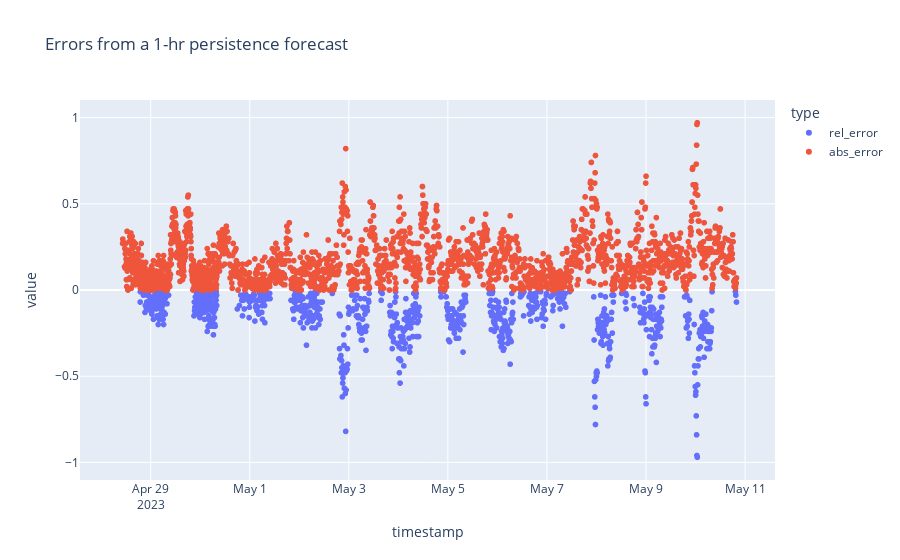

This figure's notebook cell:
### Code cell
# This works but not where there's NaN

persistence_forecast_1_hr = df_1_hour_forecast.pivot_table(values='value', index='timestamp', columns='type').head(-20)
persistence_forecast_1_hr['rel_error'] = persistence_forecast_1_hr['observation'] - persistence_forecast_1_hr['persist. 2hrs']
persistence_forecast_1_hr['abs_error'] = abs(persistence_forecast_1_hr['observation'] - persistence_forecast_1_hr['persist. 2hrs'] )

persistence_forecast_1_hr

persistence_forecast_1_hr_errors = persistence_forecast_1_hr[['rel_error','abs_error']]
persistence_forecast_1_hr_errors.reset_index(inplace=True)

persistence_forecast_1_hr_errors = persistence_forecast_1_hr_errors.melt(id_vars='timestamp')
persistence_forecast_1_hr_errors

px.scatter(persistence_forecast_1_hr_errors, x='timestamp', y='value', color='type', title='Errors from a 1-hr persistence forecast')

### Figure 1 — Plotly figure (JSON) as saved in the notebook; plotly's stock layout.template omitted (floating-point values rounded to 4 significant figures; data arrays with more than 128 entries replaced by an {"elided": "..."} marker saying what was removed)
{"data": [{"hovertemplate": "type=rel_error<br>timestamp=%{x}<br>value=%{y}<extra></extra>", "legendgroup": "rel_error", "marker": {"color": "#636efa", "symbol": "circle"}, "mode": "markers", "name": "rel_error", "showlegend": true, "type": "scattergl", "x": {"elided": "2092 str values"}, "xaxis": "x", "y": {"elided": "2092 float values"}, "yaxis": "y"}, {"hovertemplate": "type=abs_error<br>timestamp=%{x}<br>value=%{y}<extra></extra>", "legendgroup": "abs_error", "marker": {"color": "#EF553B", "symbol": "circle"}, "mode": "markers", "name": "abs_error", "showlegend": true, "type": "scattergl", "x": {"elided": "2092 str values"}, "xaxis": "x", "y": {"elided": "2092 float values"}, "yaxis": "y"}], "layout": {"legend": {"title": {"text": "type"}, "tracegroupgap": 0}, "title": {"text": "Errors from a 1-hr persistence forecast"}, "xaxis": {"anchor": "y", "domain": [0, 1], "title": {"text": "timestamp"}}, "yaxis": {"anchor": "x", "domain": [0, 1], "title": {"text": "value"}}}}
